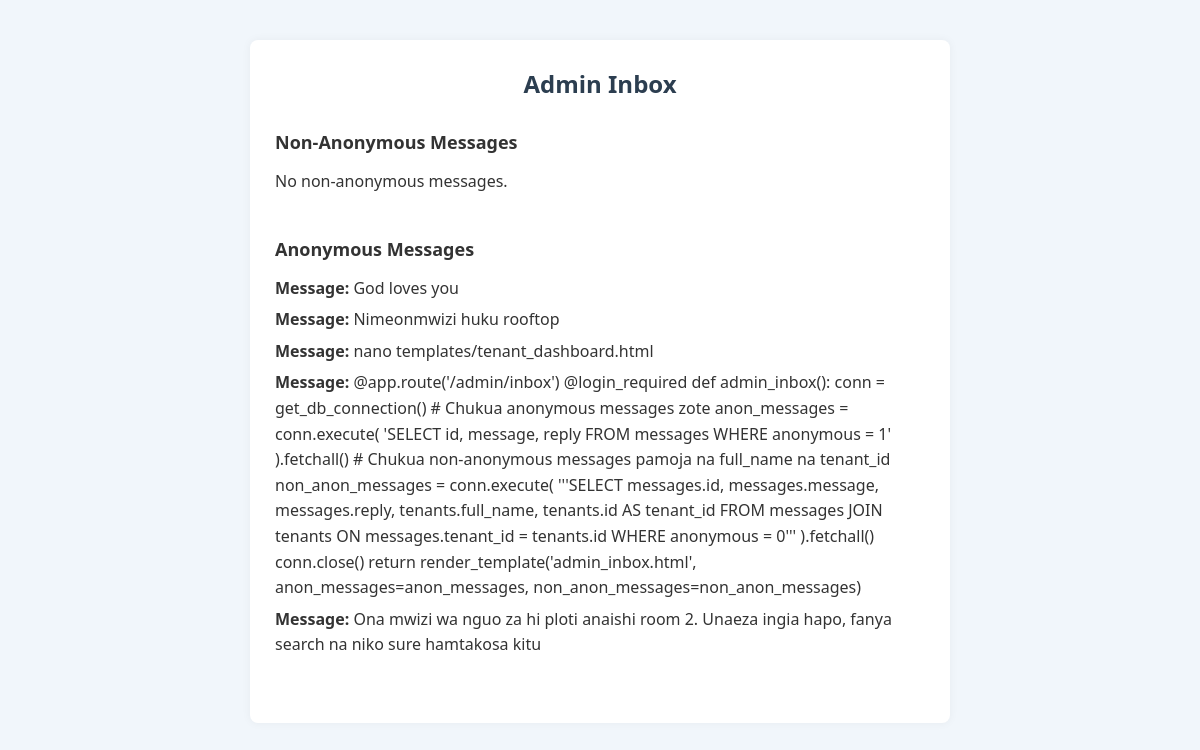
Page /admin/inbox (signed in) on the committed database.
### tables this page shows
CREATE TABLE messages (
    id INTEGER PRIMARY KEY AUTOINCREMENT,
    tenant_id INTEGER,
    message TEXT NOT NULL,
    timestamp DATETIME DEFAULT CURRENT_TIMESTAMP,
    anonymous INTEGER DEFAULT 0, reply text,
    FOREIGN KEY (tenant_id) REFERENCES tenants(id)
);

### app.py (the view)
@app.route('/admin/inbox')
@login_required
def admin_inbox():
    conn = get_db_connection()
    conn.row_factory = sqlite3.Row
    anon_messages = conn.execute(
        'SELECT id, message, reply FROM messages WHERE anonymous = 1'
    ).fetchall()
    non_anon_messages = conn.execute(
        '''
        SELECT messages.id, messages.message, messages.reply, messages.tenant_id, tenants.full_name
        FROM messages
        JOIN tenants ON messages.tenant_id = tenants.id
        WHERE anonymous = 0
        '''
    ).fetchall()
    conn.close()
    app.logger.debug(f"Anonymous Messages: {anon_messages}")
    app.logger.debug(f"Non-Anonymous Messages: {non_anon_messages}")
    return render_template(
        'admin_inbox.html',
        anon_messages=anon_messages,
        non_anon_messages=non_anon_messages
    )

### app.py (called while the page is built)
def get_db_connection():
    conn = sqlite3.connect(DATABASE)
    conn.row_factory = sqlite3.Row
    return conn

def login_required(f):
    @wraps(f)
    def decorated_function(*args, **kwargs):
        if 'tenant_id' not in session:
            flash("You must log in to access this page.", "warning")
            return redirect(url_for('tenant_login'))
        return f(*args, **kwargs)
    return decorated_function

### templates/admin_inbox.html (shortened to what this page needs)
<!DOCTYPE html>
<html lang="en">
<head>
    <link rel="stylesheet" href="{{ url_for('static', filename='styles.css') }}">
</head>
<body>
    <div class="container">
        <h2>Admin Inbox</h2>
<div class="
section">
<div class="section">
    <h3>Non-Anonymous Messages</h3>
    {% if non_anon_messages %}
        {% for msg in non_anon_messages %}
            <div class="message-box">
                <p><strong>From:</strong> {{ msg['full_name'] }}</p>
                <p><strong>Message:</strong> {{ msg['message'] }}</p>
                {% if msg['reply'] %}
                    <p><strong>Your Reply:</strong> {{ msg['reply'] }}</p>
                {% else %}
                    <form method="POST" action="{{ url_for('reply_admin', tenant_id=msg['tenant_id'], message_id=msg['id']) }}">
                    <textarea name="reply_text" placeholder="Type your reply here..." required></textarea>
                        <button type="submit" class="btn">Reply</button>
                    </form>
                {% endif %}
            </div>
        {% endfor %}
    {% else %}
        <p class="empty-info">No non-anonymous messages.</p>
    {% endif %}
</div>
<div class="section">
    <h3>Anonymous Messages</h3>
    {% if anon_messages %}
        {% for msg in anon_messages %}
            <div class="message-box">
                <p><strong>Message:</strong> {{ msg['message'] }}</p>
            </div>
        {% endfor %}
    {% else %}
        <p class="empty-info">No anonymous messages.</p>
    {% endif %}
</div>
    </div>
</body>
</html>

### static/styles.css (style rules this page uses)
:root { --primary-color: #3498db; --secondary-color: #2c3e50; --accent-color: #f1c40f; --danger-color: #e74c3c; --success-color: #2ecc71; --bg-color: #f9f9f9; --text-color: #333; --font-family: 'Segoe UI', Tahoma, Geneva, Verdana, sans-serif; }
* { margin: 0; padding: 0; box-sizing: border-box; }
body { font-family: var(--font-family); background-color: var(--bg-color); color: var(--text-color); line-height: 1.6; padding: 20px; }
body { font-family: 'Segoe UI', Tahoma, Geneva, Verdana, sans-serif; background-color: #f1f6fb; margin: 0; padding: 0; color: #333; }
.container { max-width: 500px; margin: 40px auto; background-color: #ffffff; padding: 25px 30px; border-radius: 10px; box-shadow: 0 4px 12px rgba(0, 0, 0, 0.08); }
h2 { text-align: center; color: #205295; margin-bottom: 25px; }
.container { max-width: 800px; margin: 40px auto; padding: 20px; background: #fff; border-radius: 8px; box-shadow: 0 0 10px rgba(0, 0, 0, 0.05); }
h2, h3 { color: #2c3e50; margin-bottom: 20px; }
.section { margin-bottom: 40px; }
.container { max-width: 700px; margin: 40px auto; background: #fff; padding: 25px; border-radius: 8px; box-shadow: 0 0 10px rgba(0, 0, 0, 0.05); font-family: 'Segoe UI', sans-serif; }
h2 { text-align: center; color: #2c3e50; margin-bottom: 20px; }
.section { margin-top: 25px; }
.section h3 { margin-bottom: 12px; color: #333; font-size: 18px; }
.section p { margin: 6px 0; }

### rows in the picture
messages: message "God loves you"
messages: message "Nimeonmwizi huku rooftop"
messages: message "nano templates/tenant_dashboard.html"
messages: message "@app.route('/admin/inbox') @login_required def admin_inbox(): conn = get_db_connection() # Chukua anonymous messages zote anon_messages = conn.execute( 'SELECT id, message, reply FROM messages WHERE anonymous = 1' ).fetchall() # Chukua non-anonymous messages pamoja na full_name na tenant_id non_anon_messages = conn.execute( '''SELECT messages.id, messages.message, messages.reply, tenants.full_name, tenants.id AS tenant_id FROM messages JOIN tenants ON messages.tenant_id = tenants.id WHERE anonymous = 0''' ).fetchall() conn.close() return render_template('admin_inbox.html', anon_messages=anon_messages, non_anon_messages=non_anon_messages)"
messages: message "Ona mwizi wa nguo za hi ploti anaishi room 2. Unaeza ingia hapo, fanya search na niko sure hamtakosa kitu"
